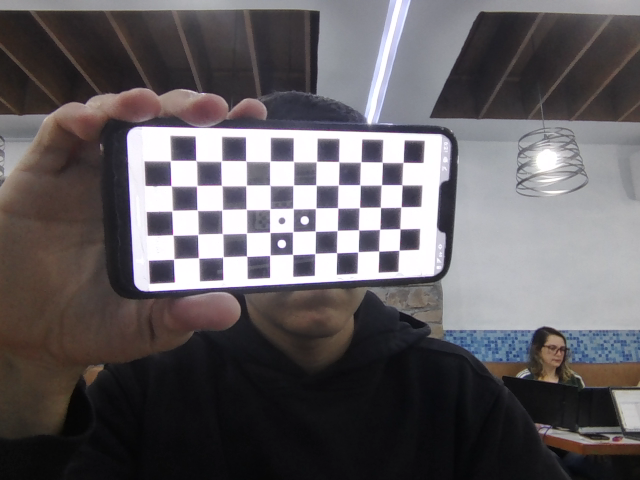
#> input picture calib_imgs/calib_live_0.png, 640 x 480 px; its folder holds 5 pictures in this run
$ python cameraCalibration.py
#> lines starting #> are read from the running program, lines starting #| are printed output that depends on the picture; after the words box and inside, x2 and y2 are one past the last pixel; in counts of white or black regions, pixels touching at a corner belong together
import cv2
import numpy as np
import glob

# === USER PARAMETERS ===
CHECKERBOARD = (11, 5)      # corners, NOT squares
SQUARE_SIZE = 10           # in mm (or the units you measured)
IMAGE_GLOB = "calib_imgs/calib_*.png" # your image pattern

# === PREPARE OBJECT POINTS ===
objp = np.zeros((CHECKERBOARD[0]*CHECKERBOARD[1], 3), np.float32)
objp[:,:2] = np.mgrid[0:CHECKERBOARD[0], 0:CHECKERBOARD[1]].T.reshape(-1,2)
objp *= SQUARE_SIZE  # Scale to real world

objpoints = []  # 3D points in world
imgpoints = []  # 2D points in image

images = glob.glob(IMAGE_GLOB)

print(f"🧮 Found {len(images)} images to process.")


for fname in images:
    img = cv2.imread(fname)
#> img is the input picture: shape (480, 640, 3); mean B, G, R 96.4, 93.2, 97.4
    gray = cv2.cvtColor(img, cv2.COLOR_BGR2GRAY)
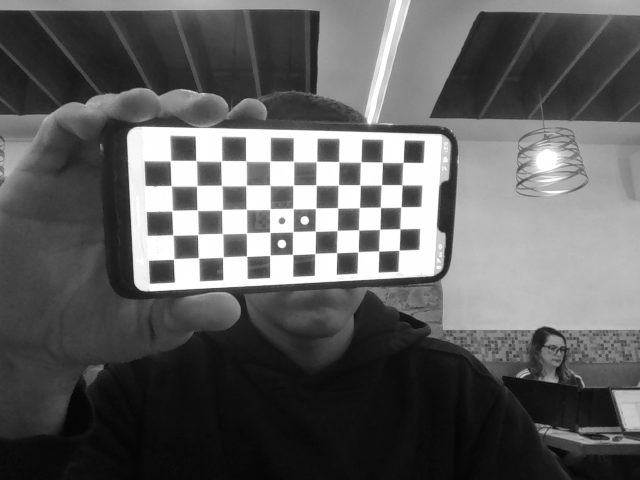
#> gray: shape (480, 640); min 5, max 255, mean 94.8

    ret, corners = cv2.findChessboardCorners(gray, CHECKERBOARD, None)
#> ret = True; corners = 55 rows, first 8: [169.8, 161.5], [195.4, 160.4], [222, 160.5], [245.5, 160.6], [270.6, 160.6], [292.5, 160.6], [317, 161.2], [338.7, 161.6]

    if ret:
        objpoints.append(objp)
        # Refine corner locations
        corners2 = cv2.cornerSubPix(gray, corners, (11,11), (-1,-1),
                    (cv2.TERM_CRITERIA_EPS + cv2.TERM_CRITERIA_MAX_ITER, 30, 0.001))
#> corners2 = 55 rows, first 8: [170.4, 160.6], [196, 160.6], [221.3, 160.9], [245.7, 160.8], [270.1, 161.1], [293.4, 161.3], [316.6, 161.5], [338.8, 161.8]
        imgpoints.append(corners2)

        # Optional: show detected corners
        cv2.drawChessboardCorners(img, CHECKERBOARD, corners2, ret)
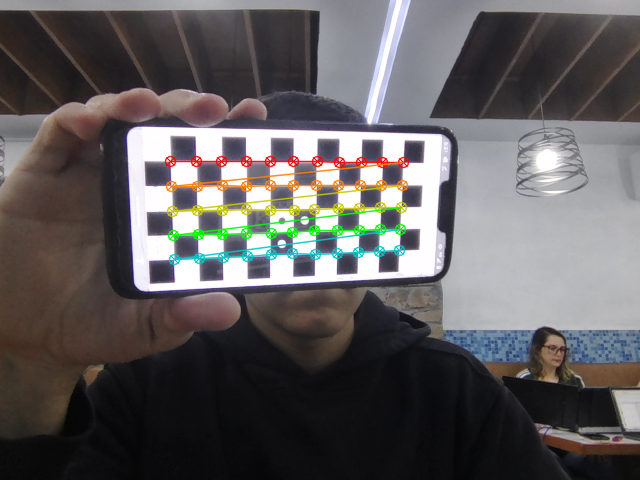
#> img: shape (480, 640, 3); 3.31% of pixels changed, all inside (x1, y1, x2, y2) = (164, 155, 410, 266)
        cv2.imshow('Corners', img)
        cv2.waitKey(100)

    if ret:
        print(f"✅ Checkerboard found in: {fname}")
        ...
    else:
        print(f"❌ No checkerboard found in: {fname}")
#> pass 2 of the loop `for fname in images:`:
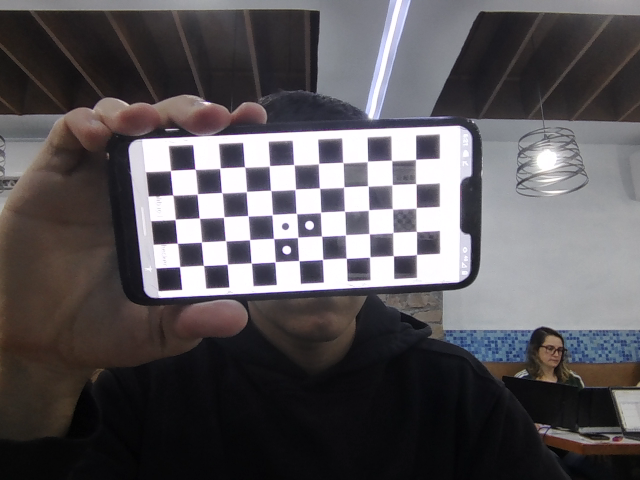
#> input picture calib_imgs/calib_live_1.png, 640 x 480 px
#> img is the input picture: shape (480, 640, 3); mean B, G, R 88.7, 85.4, 88.9
#> `gray = cv2.cvtColor(img, cv2.COLOR_BGR2GRAY)`:
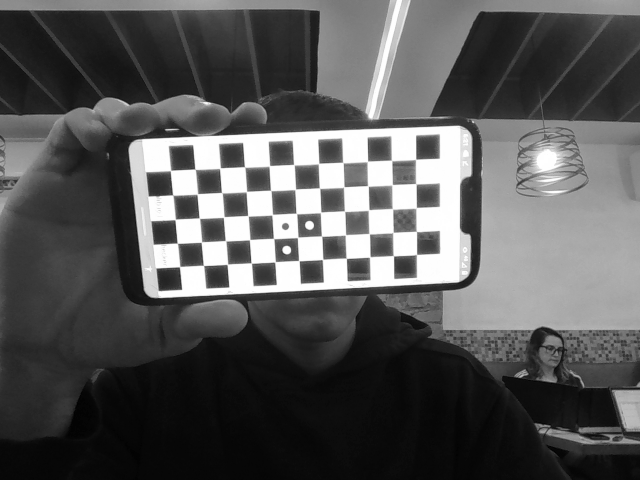
#> gray: shape (480, 640); min 1, max 255, mean 86.8
#> corners = 55 rows, first 8: [416.6, 254.3], [393.3, 256.1], [369.7, 257.1], [346.3, 258.3], [322.5, 259.3], [298.9, 260.7], [274.8, 262.1], [250.9, 262.8]
#> corners2 = 55 rows, first 8: [416.4, 254.6], [393.3, 255.7], [369.6, 256.9], [346.2, 258.2], [322.6, 259.4], [297.7, 259.7], [276.4, 260.4], [251.3, 263]
#> `cv2.drawChessboardCorners(img, CHECKERBOARD, corners2, ret)`:
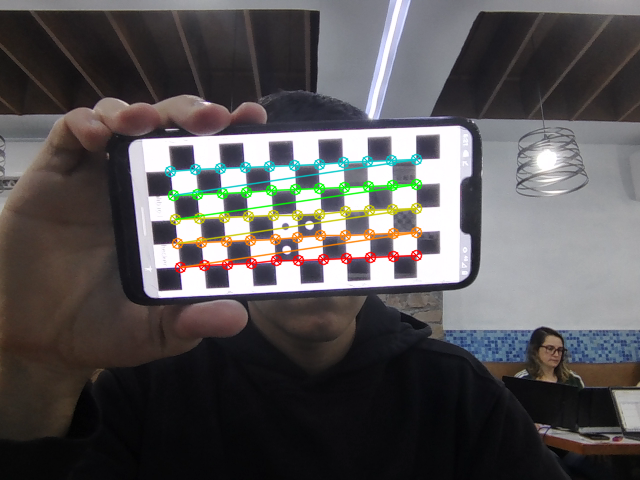
#> img: shape (480, 640, 3); 3.42% of pixels changed, all inside (x1, y1, x2, y2) = (164, 153, 423, 274)
#> pass 3 of the loop `for fname in images:`:
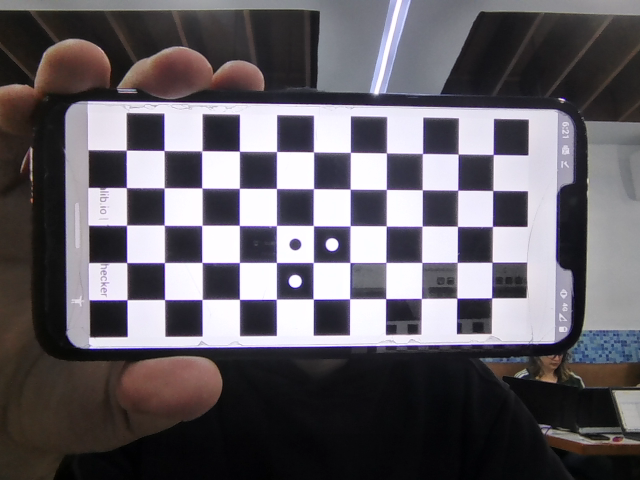
#> input picture calib_imgs/calib_live_10.png, 640 x 480 px
#> img is the input picture: shape (480, 640, 3); mean B, G, R 100.8, 94.5, 98.8
#> `gray = cv2.cvtColor(img, cv2.COLOR_BGR2GRAY)`:
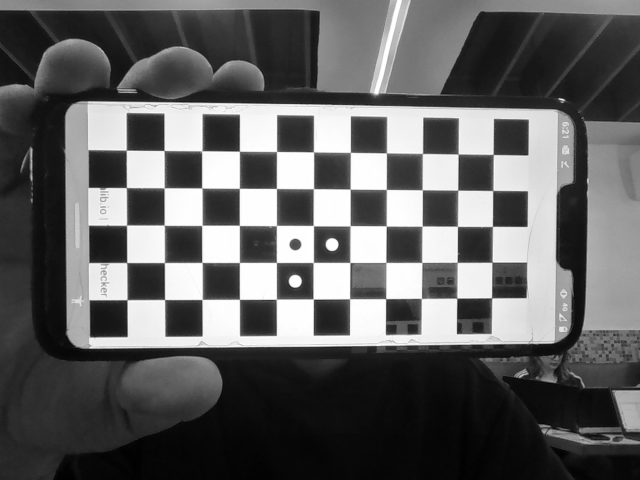
#> gray: shape (480, 640); min 0, max 255, mean 96.6
#> corners = 55 rows, first 8: [126.3, 150.2], [163.8, 150.4], [201.6, 151], [239.3, 151.1], [276.6, 151.4], [313.4, 151.8], [350.4, 152.3], [386.4, 152.7]
#> corners2 = 55 rows, first 8: [126.3, 150.2], [164.1, 150.5], [201.8, 150.8], [239.4, 151.2], [276.5, 151.5], [313.5, 151.9], [350.4, 152.4], [386.4, 152.9]
#> `cv2.drawChessboardCorners(img, CHECKERBOARD, corners2, ret)`:
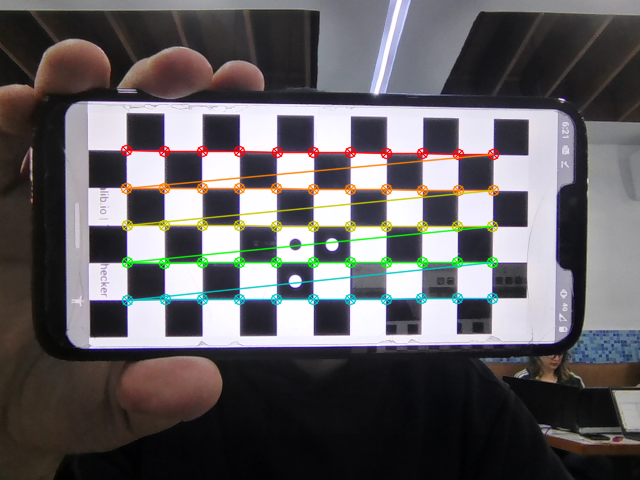
#> img: shape (480, 640, 3); 4.56% of pixels changed, all inside (x1, y1, x2, y2) = (120, 144, 500, 307)
#> the loop made 5 passes; the first 3 are shown

cv2.destroyAllWindows()

# === CALIBRATE ===
ret, K, dist, rvecs, tvecs = cv2.calibrateCamera(objpoints, imgpoints, gray.shape[::-1], None, None)

# === PRINT RESULTS ===
print("✅ Calibration successful!" if ret else "❌ Calibration failed.")
print("\n🎯 Camera Intrinsic Matrix (K):\n", K)
print("\n📏 Distortion Coefficients:\n", dist.ravel())
print("\n🌀 Reprojection Error:", ret)


img = cv2.imread("calib_imgs/calib_live_0.png")

h, w = img.shape[:2]
#> h = 480; w = 640
new_K, roi = cv2.getOptimalNewCameraMatrix(K, dist, (w,h), 1, (w,h))
undistorted = cv2.undistort(img, K, dist, None, new_K)
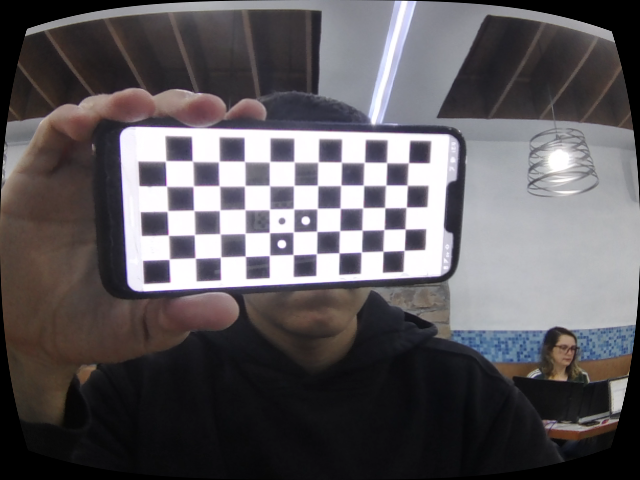
#> undistorted: shape (480, 640, 3); mean B, G, R 93.1, 89.7, 93.4

cv2.imshow("Undistorted", undistorted)
cv2.waitKey(0)
cv2.destroyAllWindows()

np.savez("calibration_data.npz", K=K, dist=dist)
